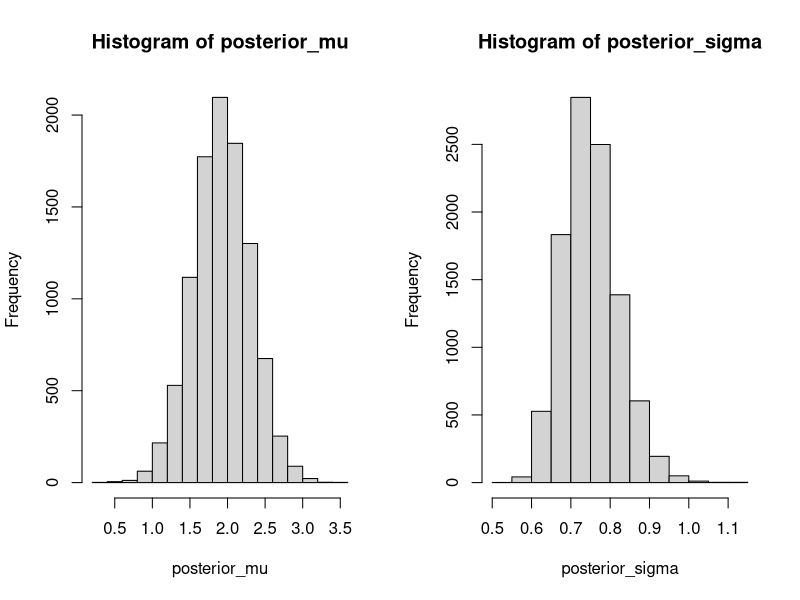
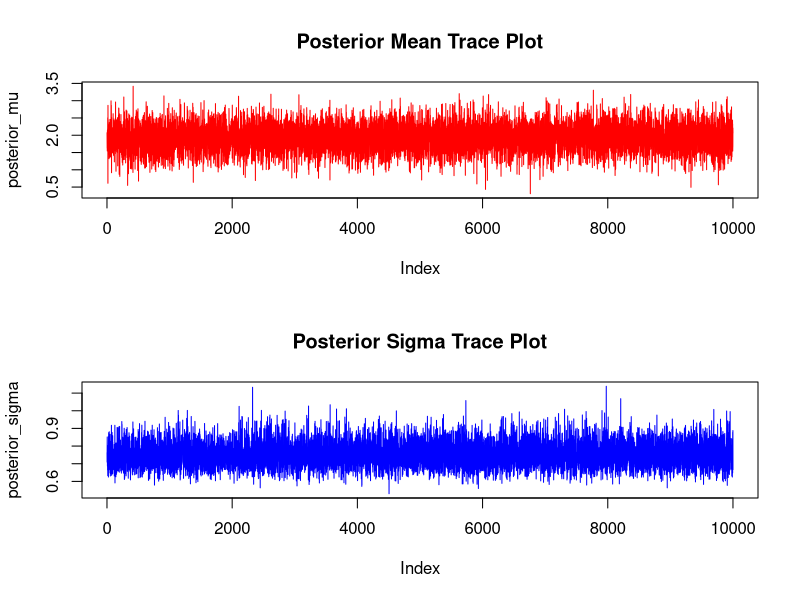
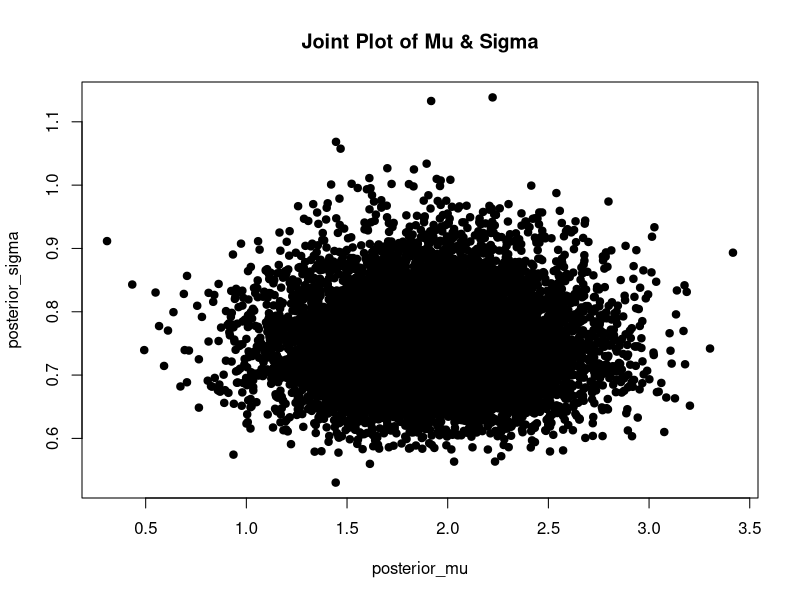
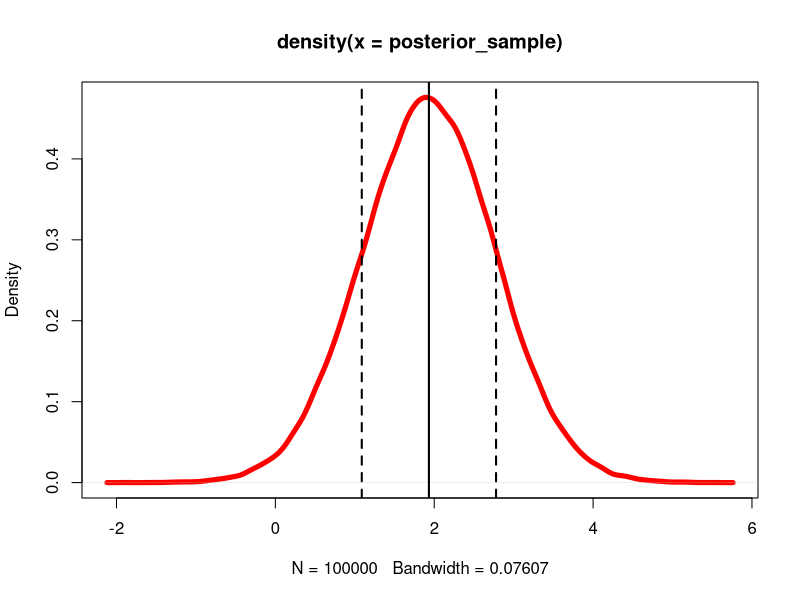

Generate these figures, in order, with R:
## ---- chunk 1
mu0 <- 0
tau0 <- (2 - -2) / 4
## ---- chunk 2
set.seed(476)
sd_sim <- rnorm(n = 1e3, mean = 2, sd = 0.375)

sd_sim_avg <- mean(sd_sim)
sd_sim_var <- var(sd_sim)
sd_sim_sd <- sd(sd_sim)

sd_sim_avg
sd_sim_var
sd_sim_sd

## episode 101
# (avg_sd^2)/ avg_var
alpha <- sd_sim_avg^2 / sd_sim_var
# avg/var
beta <- sd_sim_avg / sd_sim_var

alpha
beta

alpha / beta
sqrt(alpha / beta^2)
## ---- chunk 3
obs_efficiency <- c(3, 2.5, .2, 3.1, 2.9, 1.8)

mean(obs_efficiency)
sd(obs_efficiency)
## ---- chunk 4

## Set the number of simulations & burnin rate
N_sims <- 11000
burn_in <- 1000

## Get priors
# prior mean
mu0
tau0

# prior SD
sd_mu <- alpha
sd_sigma <- beta

## summarize observed data
SSE <- sum((obs_efficiency - mean(obs_efficiency))^2)
mu_obs <- mean(obs_efficiency)
n_obs <- length(obs_efficiency)
var_obs <- SSE / n_obs

## set up empty vectors for collecting results
posterior_mu <- rep(NA, N_sims)
posterior_sigma <- rep(NA, N_sims)

## GIBBS Sampler
for(i in 1:N_sims){
  
  ## calculate precision
  precision <- n_obs / var_obs + 1/tau0
  
  ## posterior mean simulations
  mu1 <- (mu_obs * n_obs/var_obs + mu0/tau0) / precision
  sd1 <- sqrt(1 / precision)
  mu <- rnorm(n = 1, mean = mu1, sd = sd1)
  
  ## posterior precision simulations
  shape <- sd_mu + n_obs/2
  rate <- sd_sigma + SSE / 2
  sigma <- 1 / rgamma(n = 1, shape = shape, rate = rate)
  
  ## store simulation results
  posterior_sigma[i] <- sqrt(sigma)
  posterior_mu[i] <- mu
}

## remove the burn in values
posterior_mu <- posterior_mu[-(1:burn_in)]
posterior_sigma <- posterior_sigma[-(1:burn_in)]

par(mfrow = c(1,2))
hist(posterior_mu)
hist(posterior_sigma)

mean(posterior_mu)
mean(posterior_sigma)

quantile(posterior_mu, probs = c(0.025, 0.975))
quantile(posterior_sigma, probs = c(0.025, 0.975))

# trace plots
par(mfrow = c(2, 1))
plot(posterior_mu, type = "l", main = "Posterior Mean Trace Plot", col = "red")
plot(posterior_sigma, type = "l", main = "Posterior Sigma Trace Plot", col = "blue")

dev.off()

# joint plot of mu and sigma
plot(posterior_mu, posterior_sigma, pch = 19, main = "Joint Plot of Mu & Sigma")


### Sample from the posterior
post_mu_sample <- sample(x = posterior_mu, size = 1000, replace = TRUE)
post_sd_sample <- sample(x = posterior_sigma, size = 1000, replace = TRUE)
posterior_sample <- rnorm(n = 100000, mean = post_mu_sample, sd = post_sd_sample)

## plot
plot(density(posterior_sample),
     col = "red",
     lwd = 5)
abline(v = mean(posterior_sample),
       lwd = 2,
       col = "black")
abline(v = mean(posterior_sample) - sd(posterior_sample),
       lwd = 2,
       lty = 2,
       col = "black")
abline(v = mean(posterior_sample) + sd(posterior_sample),
       lwd = 2,
       lty = 2,
       col = "black")
## ---- chunk 5

library(LearnBayes)

x <- normpostsim(obs_efficiency,
                 prior = list(
                   mu = c(mu0, tau0^2),
                   sigma2 = c(alpha, beta)
                   )
                 )

mean(x$mu)
mean(sqrt(x$sigma2))

mean(posterior_mu)
mean(posterior_sigma)
